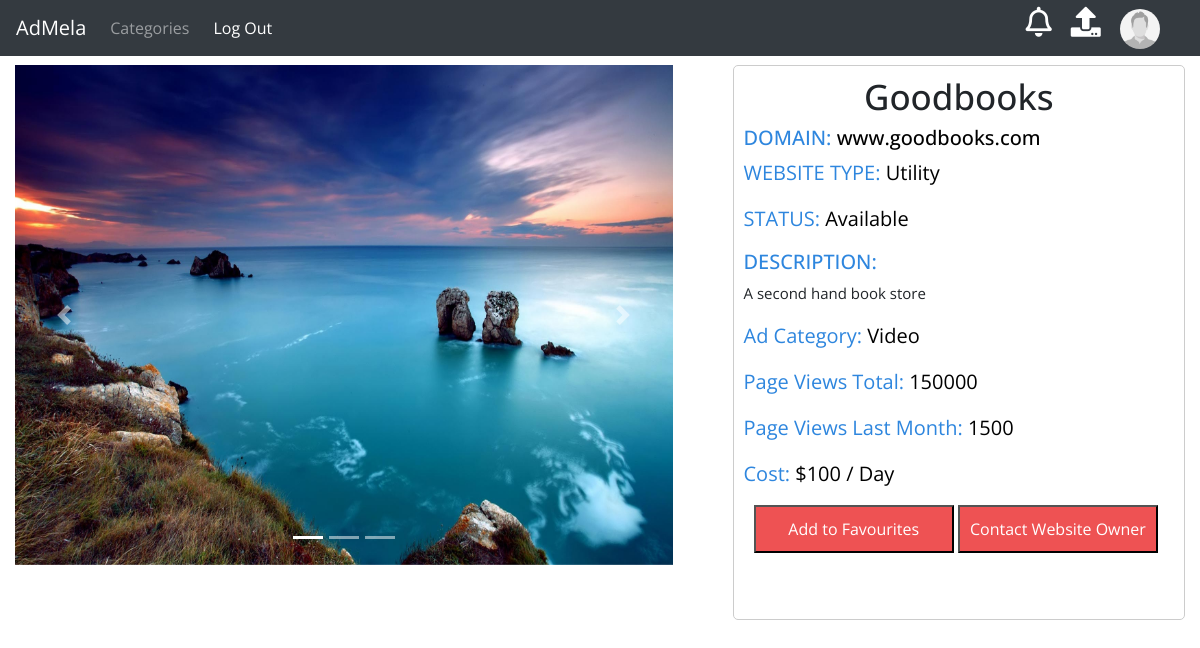
/adlisting.php?ad_Id=2 (signed in), run on the app's committed database.
### tables this page shows
CREATE TABLE `ads` (
  `aid` int(11) NOT NULL,
  `websiteId` int(11) NOT NULL,
  `websiteOwnerId` int(11) NOT NULL,
  `width` int(11) NOT NULL,
  `height` int(11) NOT NULL,
  `type` int(11) NOT NULL,
  `status` int(11) NOT NULL,
  `cost` bigint(20) NOT NULL,
  `favourites` int(11) NOT NULL,
  `imgdst1` varchar(500) NOT NULL,
  `imgdst2` varchar(500) NOT NULL,
  `imgdst3` varchar(500) NOT NULL
);

CREATE TABLE `websites` (
  `wid` int(11) NOT NULL,
  `websiteName` varchar(50) NOT NULL,
  `websiteDomain` varchar(50) NOT NULL,
  `ownerId` int(11) NOT NULL,
  `websiteType` int(11) NOT NULL,
  `websiteDescription` text NOT NULL,
  `pageviews` int(11) NOT NULL,
  `pg_lastmonth` int(11) NOT NULL
);

CREATE TABLE `website_type` (
  `wtid` int(11) NOT NULL,
  `wbtype` varchar(50) NOT NULL,
  `totalWebsites` int(11) NOT NULL
);

CREATE TABLE `ad_type` (
  `tid` int(11) NOT NULL,
  `adtype` varchar(50) NOT NULL,
  `totalWebsites` int(11) NOT NULL
);

### adlisting.php (the view, shortened to what this page needs)
<?php
include 'dbh.php';
$ad_Id=$_GET['ad_Id'];
?>
<!doctype html>
<head>
    <link rel="stylesheet" href="https://stackpath.bootstrapcdn.com/bootstrap/4.1.3/css/bootstrap.min.css">
    <link rel="stylesheet" href="https://use.fontawesome.com/releases/v5.2.0/css/all.css">
</head>
<body>
<nav class="navbar navbar-expand-lg navbar-dark bg-dark fixed-top">
	<a class="navbar-brand" href="index.php">AdMela</a>
	<div class="collapse navbar-collapse header-boy" id="navbarNavAltMarkup" style="">
		<div class="navbar-nav" style="float:left">
			<a class="nav-item nav-link " href="categories.php">Categories </a>
		</div>
		<a href="logout.php" class="nav-item nav-link" style="color:white">Log Out</a>
		<div class="header-right">
			<a href="advertise.php" class="header-notif-icon">
				<i style="font-size:30px;color:white" class="far fa-bell"></i>
			</a>
			<a href="advertise.php" class="header-ad-icon">
				<i style="font-size:30px;color:white" class="fas fa-upload"></i>
			</a>
			<a href="user_profile.php" class="header-dp-icon">
				<img src="<?php echo $_SESSION['profilePicLocation']; ?>" class="header-up-dp">
			</a>
		</div>
	</div>
</nav>
<div class="outer-container container-fluid">
	<?php
	$sql="SELECT * FROM ads WHERE aid='$ad_Id'";
	$result=mysqli_query($conn,$sql);
	$row=mysqli_fetch_assoc($result);
	$websiteId=$row['websiteId'];
	$adtype=$row['type'];
	$sql0="SELECT * FROM ad_type WHERE tid='$adtype'";
	$result0=mysqli_query($conn,$sql0);
	$row0=mysqli_fetch_assoc($result0);
	$sql1="SELECT * FROM websites WHERE wid='$websiteId'";
	$result1=mysqli_query($conn,$sql1);
	$row1=mysqli_fetch_assoc($result1);
	$websiteType=$row1['websiteType'];
	$sql2="SELECT * FROM website_type WHERE wtid='$websiteType'";
	$result2=mysqli_query($conn,$sql2);
	$row2=mysqli_fetch_assoc($result2);
	?>
	<div class="row">
		<div class="col-md-7">
			<div class="listing-ss-div">
				<div id="demo" class="carousel slide" data-ride="carousel">
					<ul class="carousel-indicators">
						<li data-target="#demo" data-slide-to="0" class="active"></li>
						<li data-target="#demo" data-slide-to="1"></li>
						<li data-target="#demo" data-slide-to="2"></li>
					</ul>
					<div class="carousel-inner">
						<div class="carousel-item active">
						  	<img style="width:100%;height:500px" src="<?php echo $row['imgdst1']; ?>" width="1100" height="500">
						</div>
					</div>
					<a class="carousel-control-prev" href="#demo" data-slide="prev">
						<span class="carousel-control-prev-icon"></span>
					</a>
					<a class="carousel-control-next" href="#demo" data-slide="next">
						<span class="carousel-control-next-icon"></span>
					</a>
				</div>
			</div>
		</div>
		<div class="col-md-5">
			<div class="listing-info-div">
				<h2 class="website-name"><?php echo $row1['websiteName']; ?></h2>
				<h3 class="website-category">DOMAIN: <span style="color:black"><?php echo $row1['websiteDomain']; ?></span></h3>
				<p class="website-category">WEBSITE TYPE: <span style="color:black"><?php echo $row2['wbtype']; ?></span></p>
				<?php
				if($row['status']==0)
				{
					?>
					<p class="website-category">STATUS: <span style="color:black">Available</span></p>
					<?php
				}
				else
				{
					?>
					<p class="website-category">STATUS: <span style="color:black">Not-Available</span></p>
					<?php
				}
				?>
				<div class="website-description-div">
					<h3 class="website-description-heading">DESCRIPTION:</h3>
					<p class="website-description"><?php echo $row1['websiteDescription']; ?></p>
				</div>
				<p class="website-category">Ad Category: <span style="color:black"><?php echo $row0['adtype']; ?></span></p>
				<p class="website-category">Page Views Total: <span style="color:black"><?php echo $row1['pageviews']; ?></span></p>
				<p class="website-category">Page Views Last Month: <span style="color:black"><?php echo $row1['pg_lastmonth']; ?></span></p>
				<p class="website-category">Cost: <span style="color:black">$<?php echo $row['cost']; ?> / Day</span></p>
				<div style="width:410px;margin:0 auto;display:block" id="adlist-action-div">
					<button class="get-contacts-link" style="display:inline">Add to Favourites</button>
					<button class="get-contacts-link" style="display:inline">Contact Website Owner</button>
				</div>
			</div>
		</div>
	</div>
</div>
</body>
</html>

### adlisting.php (style rules this page uses)
a,a:hover { text-decoration: none; }
* { font-family: 'Open Sans', sans-serif; }
.header-right { position:absolute; right:40px; }
.header-up-dp { width:40px; height:40px; border-radius: 50%; margin-left:10px; }
.header-ad-icon { position:relative; width:40px; height:40px; margin-top:20px; padding:5px; padding-left:10px; }
.header-notif-icon { padding:5px; }
.outer-container { padding:0px; width:100%; margin-top:50px; position:relative; }
.listing-ss-div { padding:15px; padding-bottom:40px; }
.website-name { text-align:center; font-size:35px; margin-top:10px; }
.listing-info-div { margin:15px; border:1px solid #cccccc; height:100%; margin-bottom:40px; border-radius:5px; }
.website-description-heading { font-size:20px; margin-left:10px; color:#2e86de; }
.website-description { font-size:15px; padding-left:10px; padding-right:10px; }
.website-category { font-size:20px; margin-left:10px; color:#2e86de; }
.get-contacts-link { background-color:#ee5253; color:#fff; padding:10px; width:200px; display:block; margin:0 auto; cursor:pointer; }

### data on the page
ads: imgdst1 (picture), cost "100"
websites: websiteName "Goodbooks", websiteDomain "www.goodbooks.com", websiteDescription "A second hand book store", pageviews "150000", pg_lastmonth "1500"
website_type: wbtype "Utility"
ad_type: adtype "Video"
